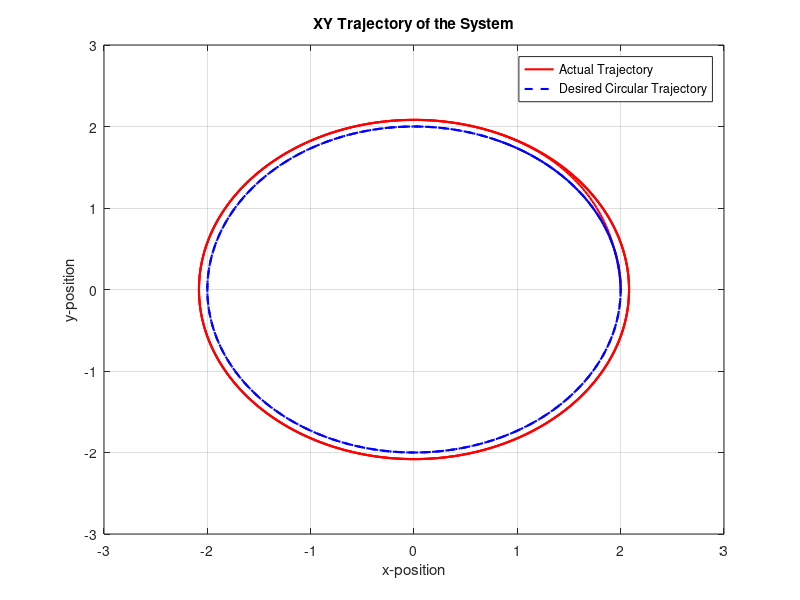

Write the MATLAB code that produced this figure.
% System matrices
A = [0, 0, 1, 0;
     0, 0, 0, 1;
     0, 0, 0, 0;
     0, 0, 0, 0];

B = [0, 0;
     0, 0;
     1, 0;
     0, 1];

% Define the cost matrices for state and input
Q = [1 0 0 0; 
     0 1 0 0; 
     0 0 1 0; 
     0 0 0 1];   % State weighting matrix

R = [1 0; 0 1]; % Control weighting matrix

% Calculate the optimal feedback gain matrix K using LQR
[K, S, E] = lqr(A, B, Q, R);

% Simulation parameters
dt = 0.1;              % Time step
T = 100;                % Total simulation time
n_steps = T / dt;      % Number of time steps
t = 0:dt:T;            % Time vector

% Initial state
x_history = zeros(4, length(t)); % Store state history for plotting
desired_traj_history = zeros(2, length(t));

% Go straight
% x = [3; 2; 0; 0];  % Initial state (position and velocity)
% vx = 0.5;
% vy = 0.5;
% deried_traj_straight = [0;0;vx;vy];

% Go circle
theta = 0;
R = 2;
omega = 0.2;
x = [R; 0; 0; 0];
deried_traj_circle = [R; 0; -R*omega*sin(theta); R*omega*cos(theta)];

% Perform the simulation using a for loop
for i = 1:n_steps
    
    % Go straight
    % deried_traj_straight = deried_traj_straight + [vx*dt;vy*dt;0;0];
    % u = -K * (x - deried_traj_straight);

    % Go circle
    theta = omega*i*dt;
    deried_traj_circle = [R*cos(theta); R*sin(theta); -R*omega*sin(theta); R*omega*cos(theta)];
    u = -K * (x - deried_traj_circle);

    % State update using Euler integration (x_dot = Ax + Bu)
    x_dot = A * x + B * u;
    x = x + x_dot * dt;  % Euler integration
    
    % Store the state for plotting
    x_history(:, i) = x;

    desired_traj_history(:, i) = deried_traj_circle(1:2);
end

% % Plot results
% figure;
% subplot(2, 1, 1);
% plot(t(1:n_steps), x_history(1, 1:n_steps), 'r', 'LineWidth', 1.5); hold on;
% plot(t(1:n_steps), x_history(2, 1:n_steps), 'b', 'LineWidth', 1.5);
% xlabel('Time (s)');
% ylabel('Position');
% legend('x_1 (Position 1)', 'x_2 (Position 2)');
% title('State Evolution: Position');
% grid on;
% 
% subplot(2, 1, 2);
% plot(t(1:n_steps), x_history(3, 1:n_steps), 'r', 'LineWidth', 1.5); hold on;
% plot(t(1:n_steps), x_history(4, 1:n_steps), 'b', 'LineWidth', 1.5);
% xlabel('Time (s)');
% ylabel('Velocity');
% legend('x_3 (Velocity 1)', 'x_4 (Velocity 2)');
% title('State Evolution: Velocity');
% grid on;

% Plot the XY trajectory
figure;
plot(x_history(1, 1:n_steps), x_history(2, 1:n_steps), 'r', 'LineWidth', 1.5); hold on;
plot(desired_traj_history(1, 1:n_steps), desired_traj_history(2, 1:n_steps), 'b--', 'LineWidth', 1.5);
xlabel('x-position');
ylabel('y-position');
title('XY Trajectory of the System');
legend('Actual Trajectory', 'Desired Circular Trajectory');
grid on;